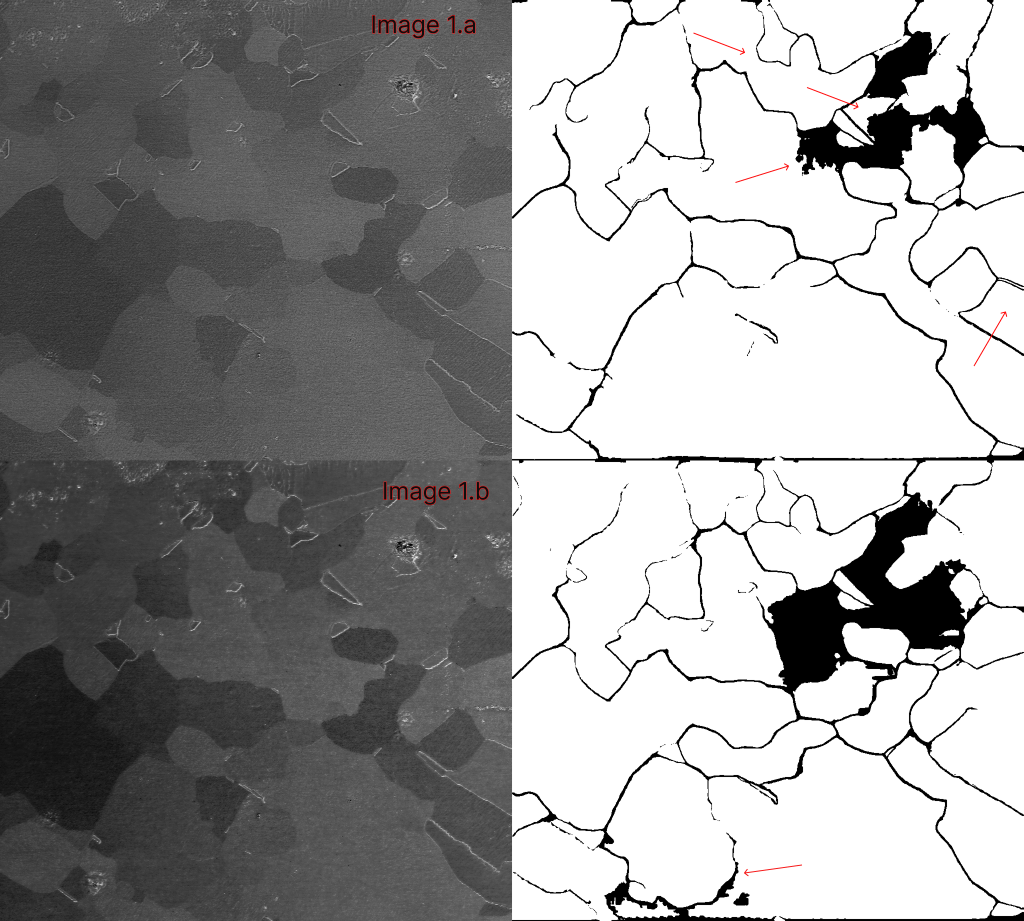
#> input picture assets/example_segmentation.png, 2048 x 1842 px (shown at 1/2 size)
$ python tile_images.py --input_dir ../assets --output_dir out
#> lines starting #> are read from the running program, lines starting #| are printed output that depends on the picture
#> in process_images, img is the input picture: shape (1842, 2048, 3); mean B, G, R 153.8, 153.8, 154


"""
Script to tile large SEM images into fixed-size patches (e.g., 1024x1024 or 1024x921).
This allows handling non-square images by specifying height and width independently.

Typical usage (Square):
    python preprocessing/tile_images.py --input_dir "data/raw_images" --output_dir "data/tiled_images" --tile_height 1024 --tile_width 1024

Typical usage (Rectangular - Matching Training Data):
    python preprocessing/tile_images.py --input_dir "data/raw_images" --output_dir "data/tiled_images" --tile_height 921 --tile_width 1024
"""

import os
import cv2
import argparse
from pathlib import Path
from tqdm import tqdm

def parse_args():
    parser = argparse.ArgumentParser(description="Tile large SEM images into fixed-size patches.")

    parser.add_argument("--input_dir", type=str, required=True,
                        help="Path to the directory containing raw SEM images.")

    parser.add_argument("--output_dir", type=str, required=True,
                        help="Path to the directory where tiled patches will be saved.")

    parser.add_argument("--tile_height", type=int, default=1024,
                        help="Target patch height. Default is 1024.")

    parser.add_argument("--tile_width", type=int, default=1024,
                        help="Target patch width. Default is 1024.")

    parser.add_argument("--overlap", type=float, default=0.2,
                        help="Minimum overlap fraction (0.0 to 1.0) between patches. Default 0.2.")

    parser.add_argument("--extensions", type=str, nargs="+", default=["png", "jpg", "jpeg", "tif", "tiff"],
                        help="List of file extensions to process.")

    return parser.parse_args()

def get_tiles(img, tile_h, tile_w, min_overlap):
#> called with tile_h = 1024, tile_w = 1024, min_overlap = 0.2
    h, w = img.shape[:2]
#> h = 1842; w = 2048
    tiles = []

    # Pad if image is smaller than tile size
    if h < tile_h or w < tile_w:
        pad_h = max(0, tile_h - h)
        pad_w = max(0, tile_w - w)
        img = cv2.copyMakeBorder(img, 0, pad_h, 0, pad_w, cv2.BORDER_REFLECT)
        h, w = img.shape[:2]

    def get_coords(d_size, t_size, overlap):
#> called with d_size = 1842, t_size = 1024, overlap = 0.2
        if d_size == t_size:
            return [0]

        stride = int(t_size * (1 - overlap))
        coords = []
        x = 0
        while x + t_size <= d_size:
            coords.append(x)
            x += stride
#> after the loop, coords = [0]; x = 819

        if coords[-1] + t_size < d_size:
            coords.append(d_size - t_size)

        return sorted(list(set(coords)))

    y_coords = get_coords(h, tile_h, min_overlap)
#> y_coords = [0, 818]
    x_coords = get_coords(w, tile_w, min_overlap)
#> x_coords = [0, 819, 1024]

    for y in y_coords:
        for x in x_coords:
            patch = img[y:y+tile_h, x:x+tile_w]
            tiles.append((patch, y, x))
#> after the loop, tiles = 6 items

    return tiles

def process_images(args):
    input_path = Path(args.input_dir)
    output_path = Path(args.output_dir)
    output_path.mkdir(parents=True, exist_ok=True)

    files = []
    if input_path.is_file():
        files.append(input_path)
    else:
        for ext in args.extensions:
            files.extend(input_path.glob(f"**/*.{ext}"))
            files.extend(input_path.glob(f"**/*.{ext.upper()}"))

    print(f"[INFO] Found {len(files)} images to tile.")

    count = 0
    for file_path in tqdm(files, desc="Tiling"):
        try:
            img = cv2.imread(str(file_path))
            if img is None:
                continue

            tiles = get_tiles(img, args.tile_height, args.tile_width, args.overlap)
#> tiles = 6 items

            for i, (patch, y, x) in enumerate(tiles):
                save_name = f"{file_path.stem}_tile_{y}_{x}{file_path.suffix}"
                cv2.imwrite(str(output_path / save_name), patch)
                count += 1
#> this loop made 6 passes
#> (y, x, save_name) on passes 1 to 6: (0, 0, 'example_segmentation_tile_0_0.png'), (0, 819, 'example_segmentation_tile_0_819.png'), (0, 1024, 'example_segmentation_tile_0_1024.png'), (818, 0, 'example_segmentation_tile_818_0.png'), (818, 819, 'example_segmentation_tile_818_819.png'), (818, 1024, 'example_segmentation_tile_818_1024.png')
#> pass 1, in process_images, `cv2.imwrite(str(output_path / save_name), patch)`:
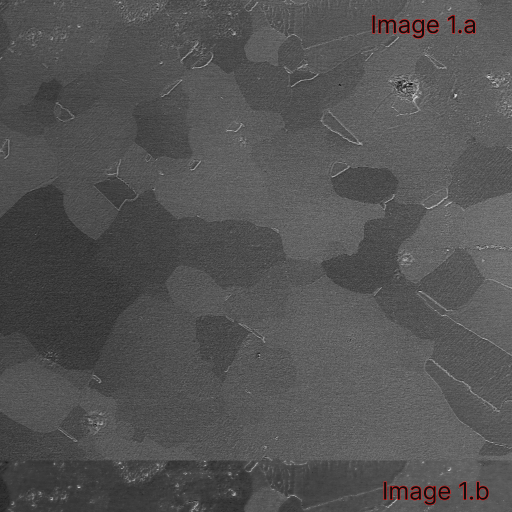
#> saved as example_segmentation_tile_0_0.png: shape (1024, 1024, 3) (shown at 1/2 size); mean B, G, R 83.4, 83.4, 83.9
#> pass 2, in process_images, `cv2.imwrite(str(output_path / save_name), patch)`:
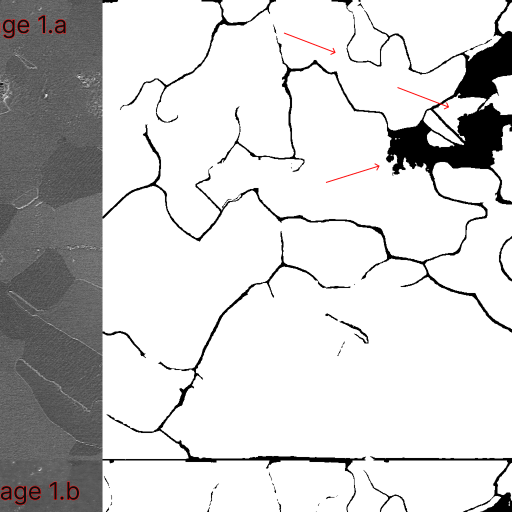
#> saved as example_segmentation_tile_0_819.png: shape (1024, 1024, 3) (shown at 1/2 size); mean B, G, R 208.4, 208.4, 208.9
#> after the loop, count = 6

        except Exception as e:
            print(f"[ERROR] {file_path}: {e}")

    print(f"[INFO] Created {count} tiles in {output_path}")
#| [INFO] Created 6 tiles in out

if __name__ == "__main__":
    args = parse_args()
    process_images(args)
